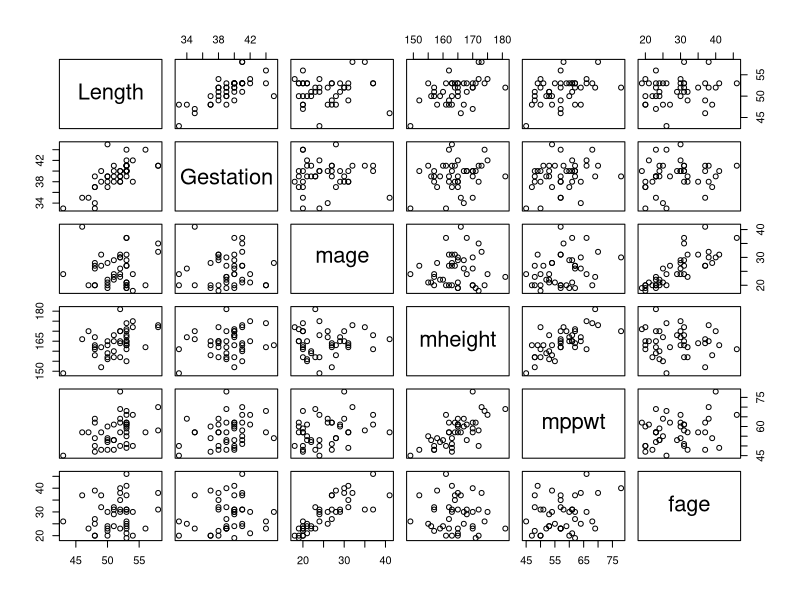
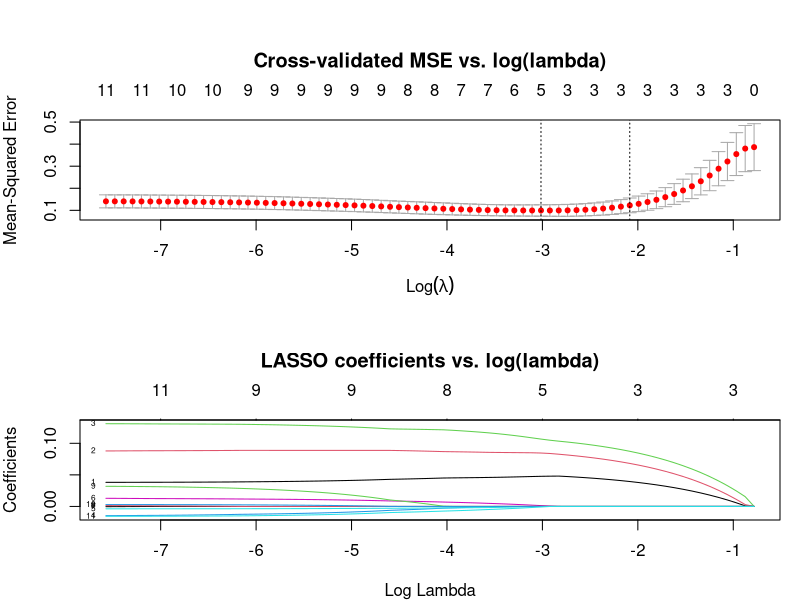
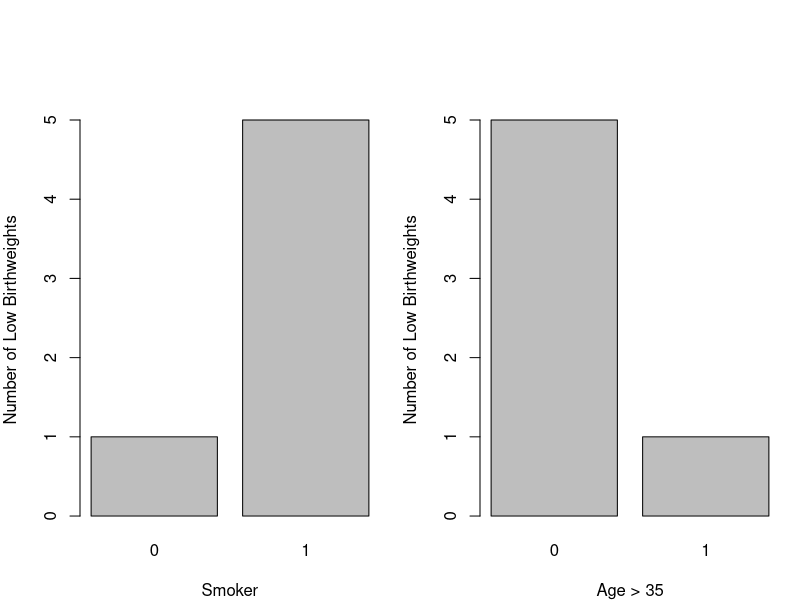

Source code (R) for these figures, in order:
## ---- chunk 1
birthweight <- read.csv("data/Birthweight.csv")
str(birthweight)
## ---- chunk 2
birthweight1 <- birthweight
birthweight1$ID <- NULL; birthweight1$smoker <- NULL
birthweight1$lowbwt <- NULL; birthweight1$mage35 <- NULL
## ---- chunk 3
for (i in 1:length(birthweight1)) {
  if (names(birthweight1)[i] == "Birthweight") next
  bw_model <- lm(Birthweight~birthweight1[,i], data=birthweight1)
  cdist <- cooks.distance(bw_model)
  print(paste(names(birthweight1)[i], max(cdist)))
}
## ---- chunk 4
bw_model <- lm(Birthweight~., data=birthweight1)
library(car); vif(bw_model)
## ---- chunk 5
pairs(birthweight1[,c("Length", "Gestation", "mage", "mheight", "mppwt", "fage")])
## ---- chunk 6
model_summary <- summary(bw_model)
p_values <- model_summary$coefficients[,4]
birthweight2 <- birthweight1
while (max(p_values) > 0.05) {
  max_p_name <- names(which.max(p_values))
  birthweight2 <- birthweight2[, names(birthweight2) != max_p_name]
  bw_model <- lm(Birthweight~., data=birthweight2)
  model_summary <- summary(bw_model)
  p_values <- model_summary$coefficients[,4]
}
model_summary
## ---- chunk 7
averages <- data.frame(Headcirc=mean(birthweight2$Headcirc), Gestation=mean(birthweight2$Gestation))
averages
stepdown_ci <- predict(bw_model, newdata=averages, interval="confidence", level=0.95)
stepdown_pi <- predict(bw_model, newdata=averages, interval="prediction", level=0.95)
## ---- chunk 8
par(mfrow=c(2,1), mar=c(4,4,6,1))
library(glmnet)
set.seed(123) # For reproducibility
x_df <- birthweight1[, names(birthweight1) != 'Birthweight']
x <- as.matrix(x_df)
y <- as.double(birthweight1$Birthweight)
train <- sample(1:nrow(x), 0.67*nrow(x))
x_train <- x[train,]; y_train <- y[train]
x_test <- x[-train,]; y_test <- y[-train]; x_test_df <- x_df[-train,]
lasso_model <- glmnet(x_train, y_train, alpha=1)
cv_lasso <- cv.glmnet(x_train, y_train, alpha=1, type.measure="mse")
plot(cv_lasso, main="Cross-validated MSE vs. log(lambda)")
plot(cv_lasso$glmnet.fit, xvar="lambda", label=T, main="LASSO coefficients vs. log(lambda)")
lambda_min <- cv_lasso$lambda.min; lambda_1se <- cv_lasso$lambda.1se
coef(cv_lasso, s=cv_lasso$lambda.min)
lasso_pred <- predict(lasso_model, s=lambda_min, newx=x_test)
mse_lasso <- mean((lasso_pred-y_test)^2)
stepdown_pred <- predict(bw_model, newdata=x_test_df)
mse_stepdown <- mean((stepdown_pred-y_test)^2)
## ---- chunk 9
library(dplyr)
birthweight3 <- select(birthweight, lowbwt, Gestation, smoker, mage35)
birthweight3$smoker <- as.factor(birthweight3$smoker)
birthweight3$mage35 <- as.factor(birthweight3$mage35)
par(mfrow=c(1,2))
totsmoker <- xtabs(~smoker, data=birthweight3)
print(totsmoker)
barplot(xtabs(lowbwt~smoker, data=birthweight3), xlab="Smoker", ylab="Number of Low Birthweights")
totmage35 <- xtabs(~mage35, data=birthweight3)
print(totmage35)
barplot(xtabs(lowbwt~mage35, data=birthweight3), xlab="Age > 35", ylab="Number of Low Birthweights")
tot <- xtabs(~smoker+mage35, data=birthweight3)
totlowbwt <- xtabs(lowbwt~smoker+mage35, data=birthweight3)
print("Proportion of Low Birtweight cases for variable combination:")
print(round(totlowbwt/tot, 2))
